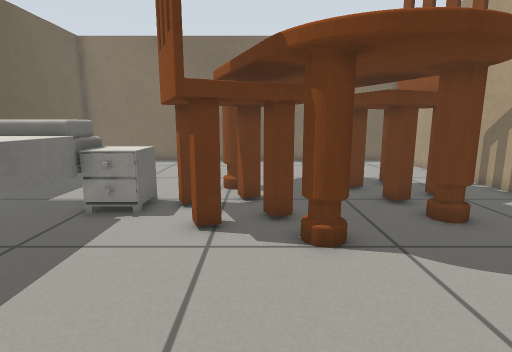
View 1 (above)

24 first-person views from a walk through a robot-simulator world made for Gazebo. The camera is 0.64 m above the floor, tilts 10° down and sees 80° across. The floor is counted in squares, 0.25 m on a side. Each view is taken from the middle of a square. On the plan, view 1 faces up. The plan holds only what a view shows up to about 19 squares ahead; the rest is blank. Surface patterns are stand-ins for the level's own textures.

View 2
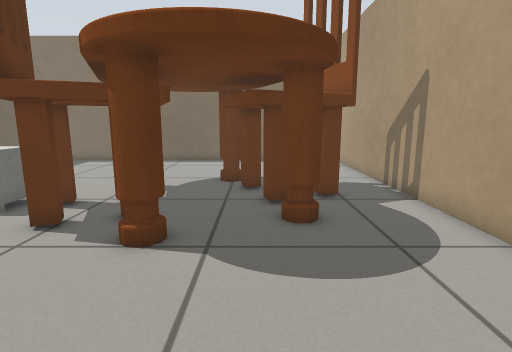

View 3
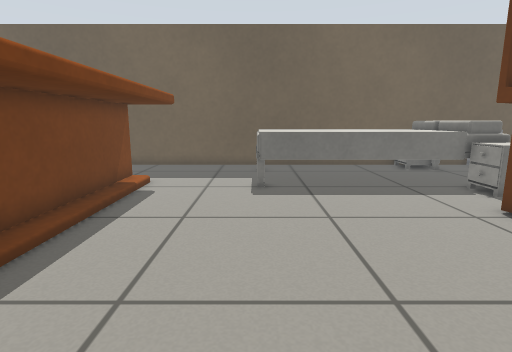

View 4
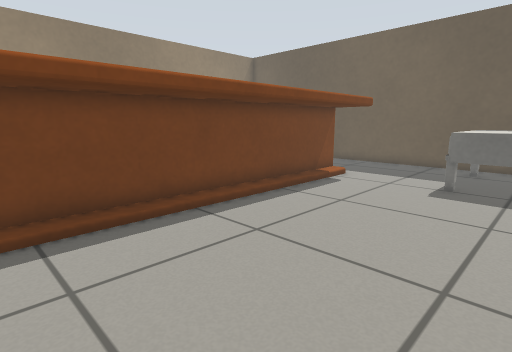

View 5
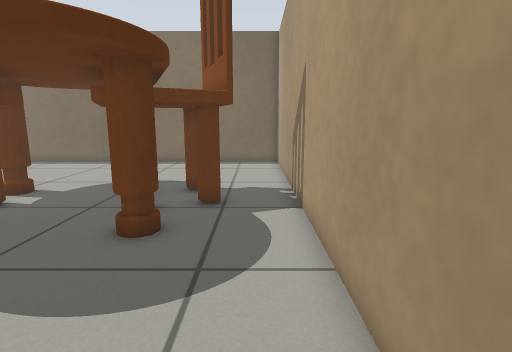

View 6
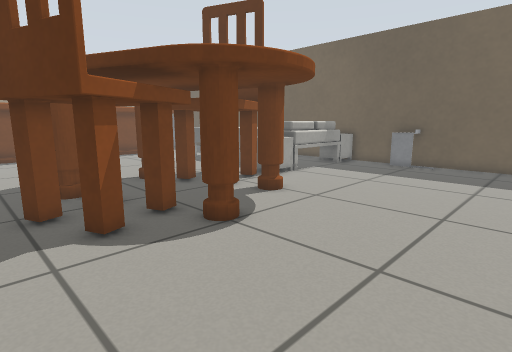

View 7
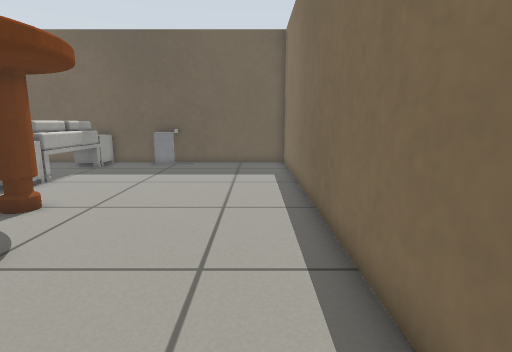

View 8
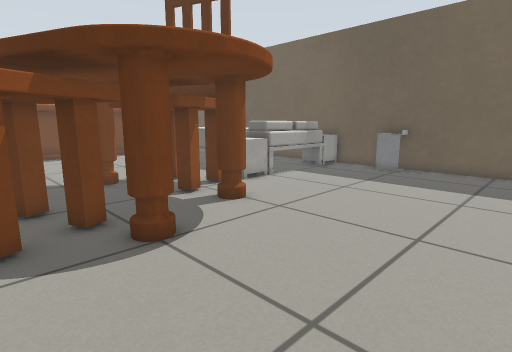

View 9
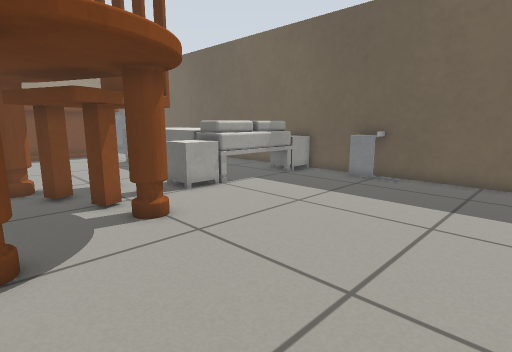

View 10
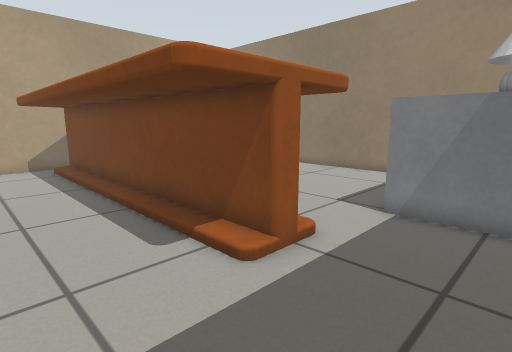

View 11
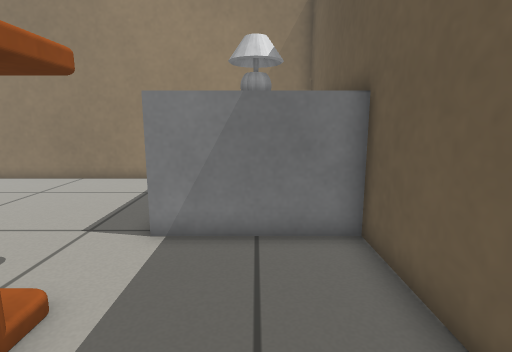

View 12
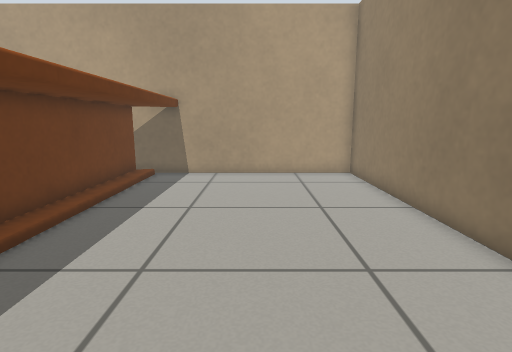

View 13
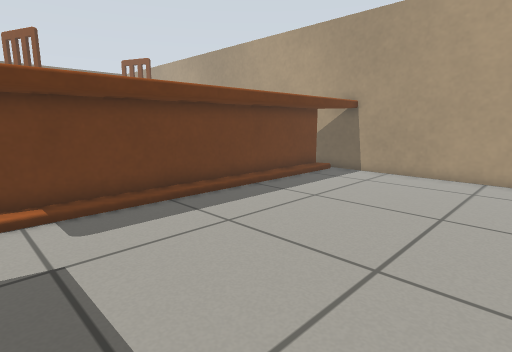

View 14
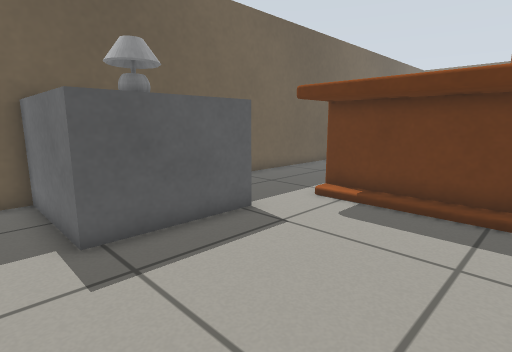

View 15
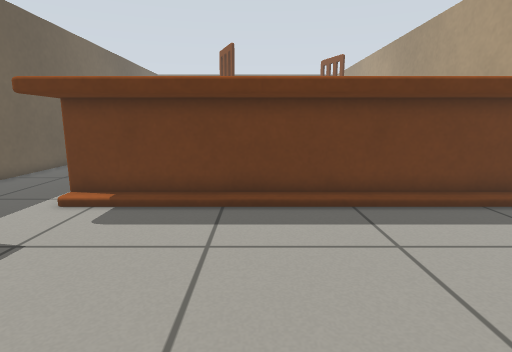

View 16
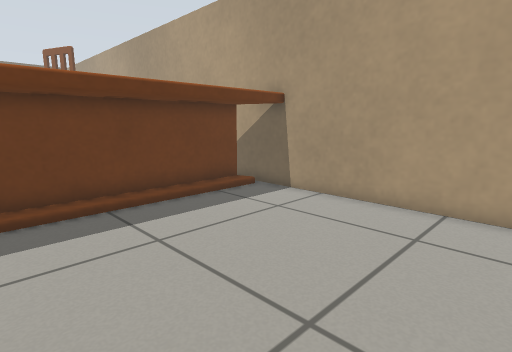

View 17
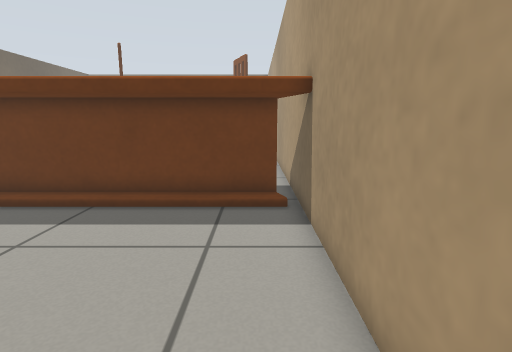

View 18
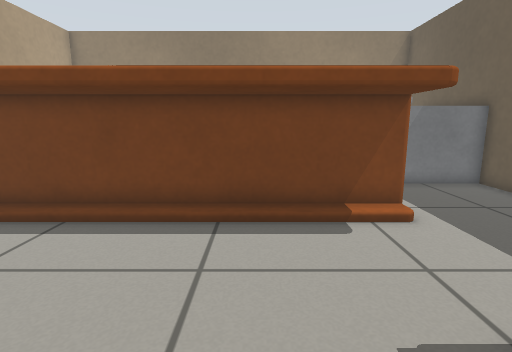

View 19
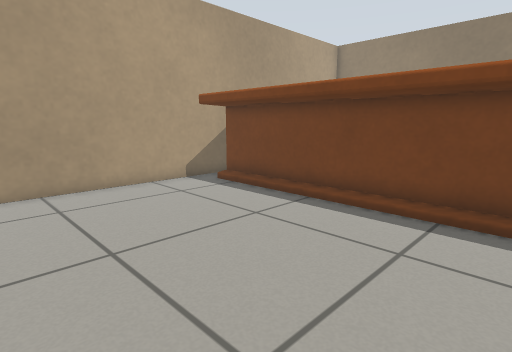

View 20
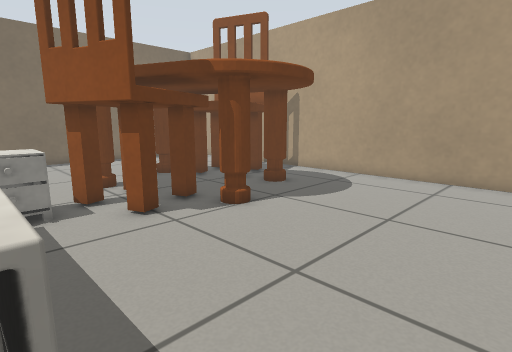

View 21
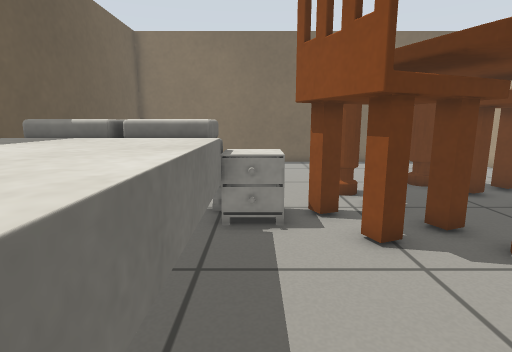

View 22
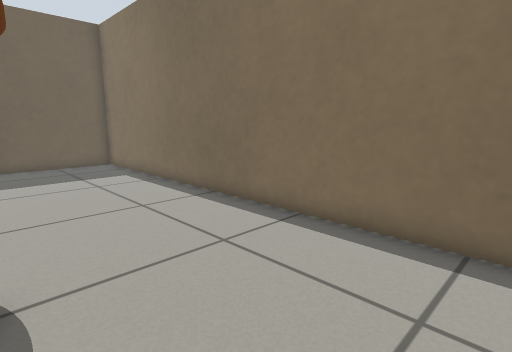

View 23
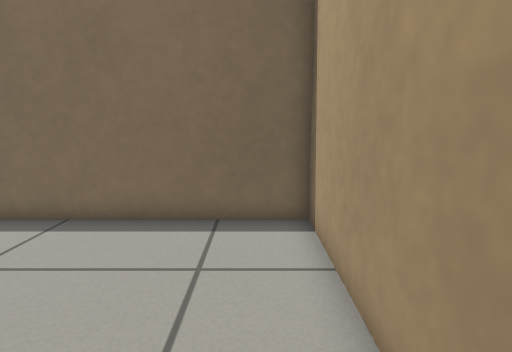

View 24
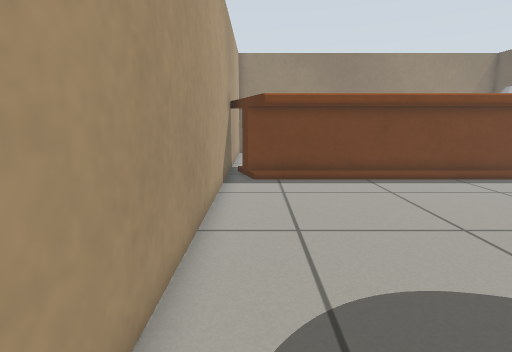

### Floor plan
Key: @ floor where view 1 was taken; # wall or solid block; . floor; = window, fence, low wall or low ledge; T table; B grey box; L lamp; O other object.
Columns run from 12 left of view 1 to 10 right of it. Each row starts with its distance up from view 1.
 21 ######################
 20 ##...................#
 19 ##...................#
 18 ##...................#
 17 ##...................#
 16 ##...................#
 15 ##..........OOOO.....#
 14 #O.........OOOOOO....#
 13 #O.........OOOOOOOO..#
 12 ##........ OOOOOOOOO.#
 11 ##.........OOOOOOOOO.#
 10 ##=======OOOOOOOOOOO.#
  9 #########OOOOOOOOOO..#
  8 ##=#####=.OOOOOOOOO..#
  7 ##=#####..OOOOOOOOO..##
  6 ##=#####.....OOOOO...##
  5 ##=#####......OOO....##
  4 ##=#####.............##
  3 ##=#####.............##
  2 ##=#####.............##
  1 ##=#####.............##
  0 ##======....@........##
 -1 ##...................##
 -2 ##...................##
 -3 ##....TTTTTTTTTTTTTT.##
 -4 ##....TTTTTTTTTTTTTTT##
 -5 ##....TTTTTTTTTTTTTTT##
 -6 ##....TTTTTTTTTTTTTTTT#
 -7 ##....TTTTTTTTTTTTTTTT#
 -8 ##....TTTTTTTTTTTTTTTT#
 -9  #...................##
-10  BBBBB...............##
-11 #B L B...............##
-12 #BLLLB...............##
-13 #B L B...............##
-14 #BBBBB...............##
-15 ##................... #
-16  #  ................. #
-17  ######################

Positions as (right, up) in squares from view 1, and headings:
1: (0, 0), facing up
2: (4, 0), facing up
3: (7, 0), facing left
4: (8, 3), facing down-left
5: (8, 1), facing up
6: (8, 20), facing down-left
7: (8, 19), facing left
8: (6, 20), facing down-left
9: (3, 20), facing down-left
10: (-10, -1), facing down-right
11: (-9, -3), facing down
12: (-6, -12), facing right
13: (-6, -16), facing up-right
14: (0, -16), facing up-left
15: (0, -16), facing up
16: (0, -16), facing up-right
17: (8, -16), facing up
18: (-2, 3), facing down
19: (-3, 4), facing down-right
20: (-5, -1), facing up-right
21: (-4, 1), facing up
22: (8, 14), facing up-left
23: (8, 13), facing up
24: (8, 9), facing down
